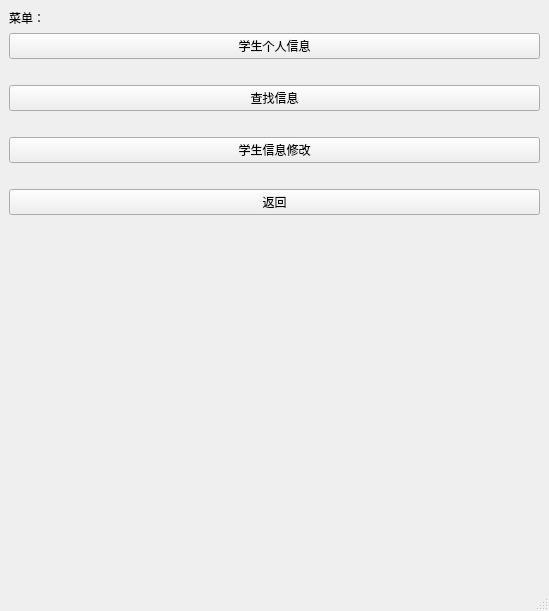
<?xml version="1.0" encoding="UTF-8"?>
<ui version="4.0">
 <class>mainWindow</class>
 <widget class="QMainWindow" name="mainWindow">
  <property name="geometry">
   <rect>
    <x>0</x>
    <y>0</y>
    <width>549</width>
    <height>611</height>
   </rect>
  </property>
  <property name="windowTitle">
   <string>菜单</string>
  </property>
  <widget class="QWidget" name="centralwidget">
   <layout class="QVBoxLayout" name="verticalLayout_2">
    <item>
     <layout class="QVBoxLayout" name="verticalLayout">
      <item>
       <widget class="QLabel" name="label">
        <property name="text">
         <string>菜单：</string>
        </property>
       </widget>
      </item>
      <item>
       <widget class="QPushButton" name="pushButton_2">
        <property name="text">
         <string>学生个人信息</string>
        </property>
       </widget>
      </item>
      <item>
       <spacer name="horizontalSpacer_2">
        <property name="orientation">
         <enum>Qt::Horizontal</enum>
        </property>
        <property name="sizeHint" stdset="0">
         <size>
          <width>40</width>
          <height>20</height>
         </size>
        </property>
       </spacer>
      </item>
      <item>
       <widget class="QPushButton" name="pushButton_3">
        <property name="text">
         <string>查找信息</string>
        </property>
       </widget>
      </item>
      <item>
       <spacer name="horizontalSpacer_3">
        <property name="orientation">
         <enum>Qt::Horizontal</enum>
        </property>
        <property name="sizeHint" stdset="0">
         <size>
          <width>40</width>
          <height>20</height>
         </size>
        </property>
       </spacer>
      </item>
      <item>
       <widget class="QPushButton" name="pushButton">
        <property name="text">
         <string>学生信息修改</string>
        </property>
       </widget>
      </item>
      <item>
       <spacer name="horizontalSpacer_4">
        <property name="orientation">
         <enum>Qt::Horizontal</enum>
        </property>
        <property name="sizeHint" stdset="0">
         <size>
          <width>40</width>
          <height>20</height>
         </size>
        </property>
       </spacer>
      </item>
      <item>
       <widget class="QPushButton" name="pushButton_5">
        <property name="text">
         <string>返回</string>
        </property>
       </widget>
      </item>
     </layout>
    </item>
    <item>
     <spacer name="verticalSpacer">
      <property name="orientation">
       <enum>Qt::Vertical</enum>
      </property>
      <property name="sizeHint" stdset="0">
       <size>
        <width>20</width>
        <height>229</height>
       </size>
      </property>
     </spacer>
    </item>
   </layout>
  </widget>
  <widget class="QMenuBar" name="menubar">
   <property name="geometry">
    <rect>
     <x>0</x>
     <y>0</y>
     <width>549</width>
     <height>26</height>
    </rect>
   </property>
  </widget>
  <widget class="QStatusBar" name="statusbar"/>
 </widget>
 <resources/>
 <connections/>
</ui>
